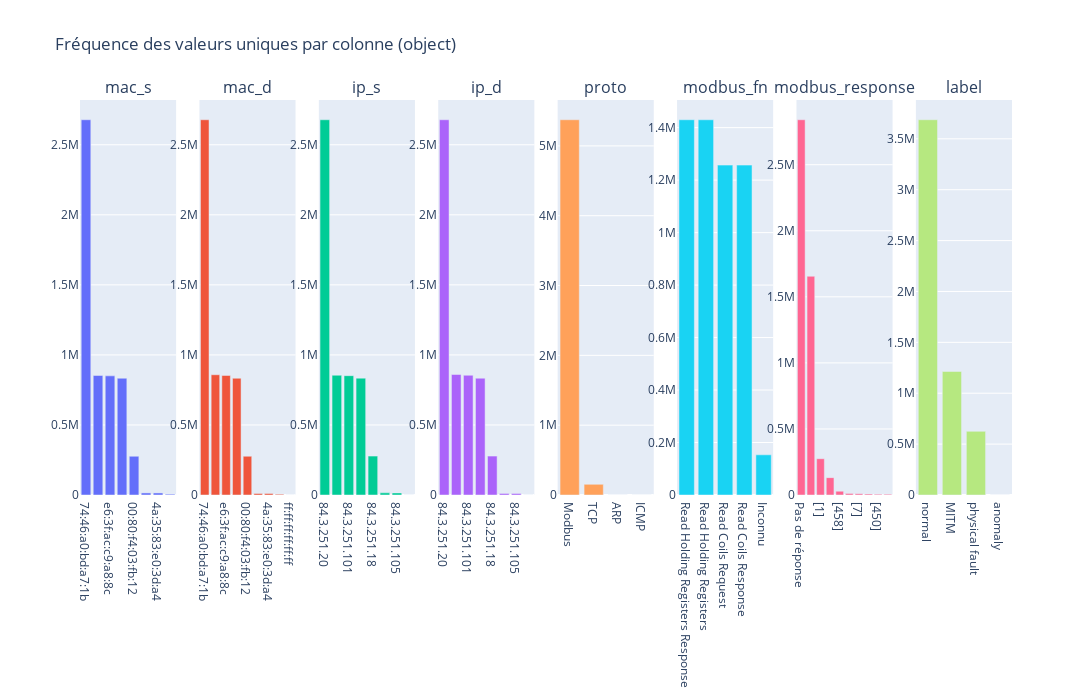

Write notebook code for a chart like this one.
### Code cell
df_obj_rep = df_obj.drop('Time', axis=1) # Pas de sens pour cette colonne

fig = make_subplots(rows=1, cols=len(df_obj_rep.columns), subplot_titles=df_obj_rep.columns)

for i, col in enumerate(df_obj_rep.columns):
    value_counts = df_obj_rep[col].value_counts().head(10)  # Pour éviter d'avoir trop de valeurs
    fig.add_trace(go.Bar(x=value_counts.index, y=value_counts.values, name=col), row=1, col=i+1)


fig.update_layout(height=700, width=1300, title="Fréquence des valeurs uniques par colonne (object)", showlegend=False)

fig.show()

### Figure 1 — Plotly figure (JSON) as saved in the notebook; plotly's stock layout.template omitted (floating-point values rounded to 4 significant figures)
{"data": [{"name": "mac_s", "type": "bar", "x": ["74:46:a0:bd:a7:1b", "0a:fe:ec:47:74:fb", "e6:3f:ac:c9:a8:8c", "fa:00:bc:90:d7:fa", "00:80:f4:03:fb:12", "fe:bb:16:7b:c3:27", "4a:35:83:e0:3d:a4", "00:0c:29:47:8c:22"], "xaxis": "x", "y": [2678457, 853232, 850385, 833496, 276589, 14801, 14661, 5788], "yaxis": "y"}, {"name": "mac_d", "type": "bar", "x": ["74:46:a0:bd:a7:1b", "0a:fe:ec:47:74:fb", "e6:3f:ac:c9:a8:8c", "fa:00:bc:90:d7:fa", "00:80:f4:03:fb:12", "fe:bb:16:7b:c3:27", "4a:35:83:e0:3d:a4", "00:0c:29:47:8c:22", "ff:ff:ff:ff:ff:ff"], "xaxis": "x2", "y": [2678456, 858271, 853239, 833390, 276586, 10942, 10784, 5597, 144], "yaxis": "y2"}, {"name": "ip_s", "type": "bar", "x": ["84.3.251.20", "84.3.251.102", "84.3.251.101", "84.3.251.103", "84.3.251.18", "84.3.251.104", "84.3.251.105", "Inconnue"], "xaxis": "x3", "y": [2678448, 854860, 851692, 834158, 277499, 15486, 14791, 475], "yaxis": "y3"}, {"name": "ip_d", "type": "bar", "x": ["84.3.251.20", "84.3.251.102", "84.3.251.101", "84.3.251.103", "84.3.251.18", "84.3.251.104", "84.3.251.105", "Inconnue"], "xaxis": "x4", "y": [2678456, 860155, 854680, 833855, 277494, 11352, 10942, 475], "yaxis": "y4"}, {"name": "proto", "type": "bar", "x": ["Modbus", "TCP", "ARP", "ICMP"], "xaxis": "x5", "y": [5374286, 152608, 475, 40], "yaxis": "y5"}, {"name": "modbus_fn", "type": "bar", "x": ["Read Holding Registers Response", "Read Holding Registers", "Read Coils Request", "Read Coils Response", "Inconnu"], "xaxis": "x6", "y": [1430074, 1429906, 1257153, 1257153, 153123], "yaxis": "y6"}, {"name": "modbus_response", "type": "bar", "x": ["Pas de réponse", "[0]", "[1]", "[4000]", "[458]", "[6]", "[7]", "[402]", "[450]", "[8]"], "xaxis": "x7", "y": [2840182, 1655476, 274689, 131371, 28679, 10572, 9362, 7269, 5941, 5769], "yaxis": "y7"}, {"name": "label", "type": "bar", "x": ["normal", "MITM", "physical fault", "anomaly"], "xaxis": "x8", "y": [3687410, 1214098, 625691, 210], "yaxis": "y8"}], "layout": {"annotations": [{"font": {"size": 16}, "showarrow": false, "text": "mac_s", "x": 0.05156, "xanchor": "center", "xref": "paper", "y": 1, "yanchor": "bottom", "yref": "paper"}, {"font": {"size": 16}, "showarrow": false, "text": "mac_d", "x": 0.1797, "xanchor": "center", "xref": "paper", "y": 1, "yanchor": "bottom", "yref": "paper"}, {"font": {"size": 16}, "showarrow": false, "text": "ip_s", "x": 0.3078, "xanchor": "center", "xref": "paper", "y": 1, "yanchor": "bottom", "yref": "paper"}, {"font": {"size": 16}, "showarrow": false, "text": "ip_d", "x": 0.4359, "xanchor": "center", "xref": "paper", "y": 1, "yanchor": "bottom", "yref": "paper"}, {"font": {"size": 16}, "showarrow": false, "text": "proto", "x": 0.5641, "xanchor": "center", "xref": "paper", "y": 1, "yanchor": "bottom", "yref": "paper"}, {"font": {"size": 16}, "showarrow": false, "text": "modbus_fn", "x": 0.6922, "xanchor": "center", "xref": "paper", "y": 1, "yanchor": "bottom", "yref": "paper"}, {"font": {"size": 16}, "showarrow": false, "text": "modbus_response", "x": 0.8203, "xanchor": "center", "xref": "paper", "y": 1, "yanchor": "bottom", "yref": "paper"}, {"font": {"size": 16}, "showarrow": false, "text": "label", "x": 0.9484, "xanchor": "center", "xref": "paper", "y": 1, "yanchor": "bottom", "yref": "paper"}], "height": 700, "showlegend": false, "title": {"text": "Fréquence des valeurs uniques par colonne (object)"}, "width": 1300, "xaxis": {"anchor": "y", "domain": [0, 0.1031]}, "xaxis2": {"anchor": "y2", "domain": [0.1281, 0.2312]}, "xaxis3": {"anchor": "y3", "domain": [0.2562, 0.3594]}, "xaxis4": {"anchor": "y4", "domain": [0.3844, 0.4875]}, "xaxis5": {"anchor": "y5", "domain": [0.5125, 0.6156]}, "xaxis6": {"anchor": "y6", "domain": [0.6406, 0.7438]}, "xaxis7": {"anchor": "y7", "domain": [0.7687, 0.8719]}, "xaxis8": {"anchor": "y8", "domain": [0.8969, 1]}, "yaxis": {"anchor": "x", "domain": [0, 1]}, "yaxis2": {"anchor": "x2", "domain": [0, 1]}, "yaxis3": {"anchor": "x3", "domain": [0, 1]}, "yaxis4": {"anchor": "x4", "domain": [0, 1]}, "yaxis5": {"anchor": "x5", "domain": [0, 1]}, "yaxis6": {"anchor": "x6", "domain": [0, 1]}, "yaxis7": {"anchor": "x7", "domain": [0, 1]}, "yaxis8": {"anchor": "x8", "domain": [0, 1]}}}
